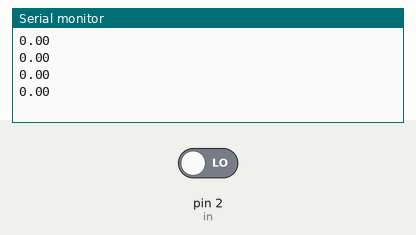
Simulated run of this sketch. Board: Arduino Uno, built with avr-gcc and run on an emulated ATmega328P. On the bench: the last lines printed to the serial monitor. The test bench sets the inputs (shaded band); at power-on: pin 2 (in) LOW.

Above: at 1.8 s.
1.9 s: pin 2 (in) driven HIGH
At 2.9 s:
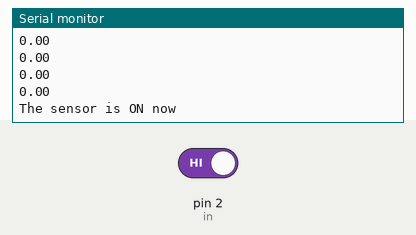
4.5 s: pin 2 (in) driven LOW
At 5.4 s:
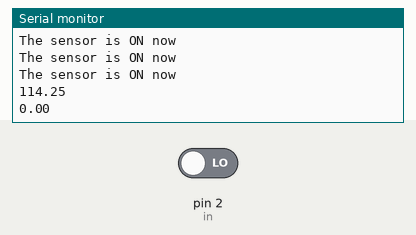

The sketch:

bottle.ino
```cpp
int val=0;
int in=2;
float volume=0;
int count=0;
void setup() {
  pinMode(2,INPUT);
  Serial.begin(9600);

}

void loop() {
  val=digitalRead(in);
  if(val==HIGH){
    count=count+1;
    delay(500);
    Serial.println("The sensor is ON now");
    }
   else{
    volume=22.85*count;
    count=0;
    if(0<int(volume)<=750){
    Serial.println(volume);
    delay(500);
    }
    else{
      Serial.println("The full bottle of 750 ml is drank!");
      }
    }

}
```

Measured:
- after the input at 1.9 s, the serial monitor: prints a new line after 0.60 s (image 1)
- after the input at 4.5 s, the serial monitor: prints a new line at once (image 2)
